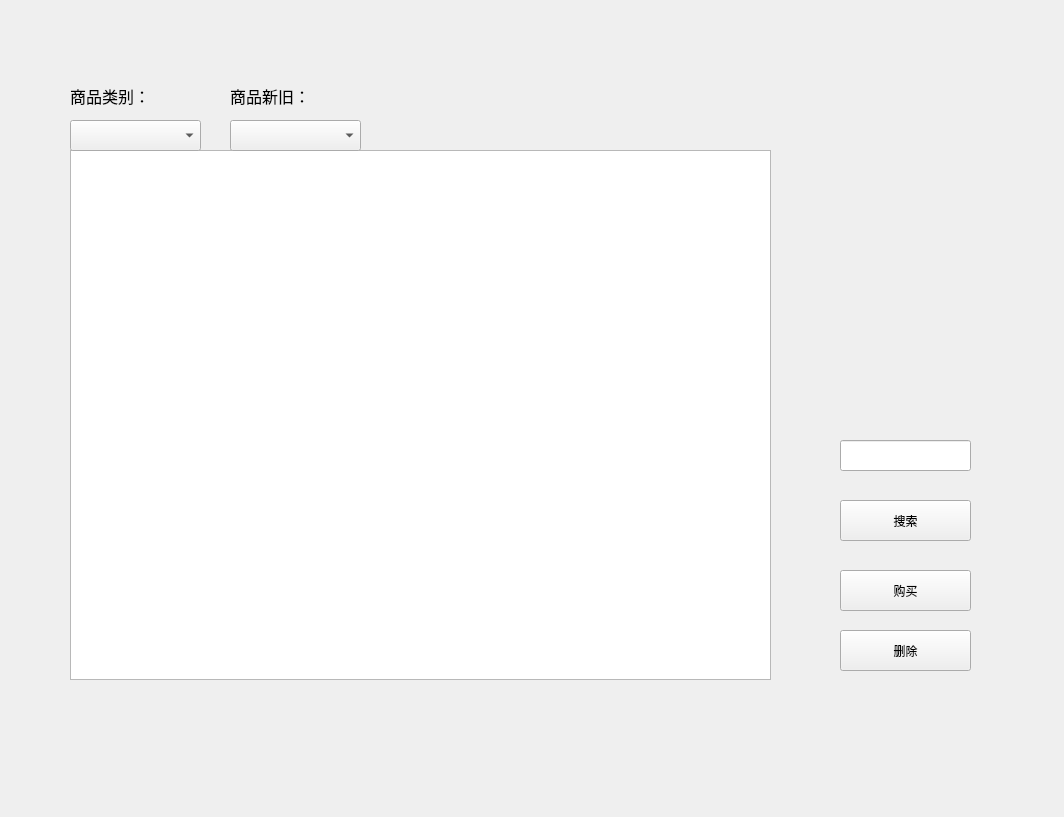
<?xml version="1.0" encoding="UTF-8"?>
<ui version="4.0">
 <class>Tab</class>
 <widget class="QWidget" name="Tab">
  <property name="geometry">
   <rect>
    <x>0</x>
    <y>0</y>
    <width>1064</width>
    <height>817</height>
   </rect>
  </property>
  <property name="windowTitle">
   <string>Tab</string>
  </property>
  <widget class="QPushButton" name="Btn_search">
   <property name="geometry">
    <rect>
     <x>840</x>
     <y>500</y>
     <width>131</width>
     <height>41</height>
    </rect>
   </property>
   <property name="styleSheet">
    <string notr="true">font: 75 14pt &quot;Microsoft YaHei UI&quot;;</string>
   </property>
   <property name="text">
    <string>搜索</string>
   </property>
  </widget>
  <widget class="QLabel" name="label">
   <property name="geometry">
    <rect>
     <x>70</x>
     <y>80</y>
     <width>111</width>
     <height>31</height>
    </rect>
   </property>
   <property name="font">
    <font>
     <family>Adobe Arabic</family>
     <pointsize>12</pointsize>
    </font>
   </property>
   <property name="text">
    <string>商品类别：</string>
   </property>
  </widget>
  <widget class="QTableView" name="tableView">
   <property name="geometry">
    <rect>
     <x>70</x>
     <y>150</y>
     <width>701</width>
     <height>530</height>
    </rect>
   </property>
  </widget>
  <widget class="QLineEdit" name="searhEdit">
   <property name="geometry">
    <rect>
     <x>840</x>
     <y>440</y>
     <width>131</width>
     <height>31</height>
    </rect>
   </property>
  </widget>
  <widget class="QPushButton" name="deleteButton">
   <property name="geometry">
    <rect>
     <x>840</x>
     <y>630</y>
     <width>131</width>
     <height>41</height>
    </rect>
   </property>
   <property name="styleSheet">
    <string notr="true">
font: 14pt &quot;Microsoft YaHei UI&quot;;</string>
   </property>
   <property name="text">
    <string>删除</string>
   </property>
  </widget>
  <widget class="QPushButton" name="Btn_buy">
   <property name="geometry">
    <rect>
     <x>840</x>
     <y>570</y>
     <width>131</width>
     <height>41</height>
    </rect>
   </property>
   <property name="styleSheet">
    <string notr="true">font: 75 14pt &quot;Microsoft YaHei UI&quot;;</string>
   </property>
   <property name="text">
    <string>购买</string>
   </property>
  </widget>
  <widget class="QComboBox" name="CLIDBox">
   <property name="geometry">
    <rect>
     <x>70</x>
     <y>120</y>
     <width>131</width>
     <height>31</height>
    </rect>
   </property>
   <property name="font">
    <font>
     <family>Adobe Arabic</family>
     <pointsize>10</pointsize>
    </font>
   </property>
  </widget>
  <widget class="QLabel" name="label_2">
   <property name="geometry">
    <rect>
     <x>230</x>
     <y>80</y>
     <width>111</width>
     <height>31</height>
    </rect>
   </property>
   <property name="font">
    <font>
     <family>Adobe Arabic</family>
     <pointsize>12</pointsize>
    </font>
   </property>
   <property name="text">
    <string>商品新旧：</string>
   </property>
  </widget>
  <widget class="QComboBox" name="CIDBox">
   <property name="geometry">
    <rect>
     <x>230</x>
     <y>120</y>
     <width>131</width>
     <height>31</height>
    </rect>
   </property>
   <property name="font">
    <font>
     <family>Adobe Arabic</family>
     <pointsize>10</pointsize>
    </font>
   </property>
  </widget>
 </widget>
 <layoutdefault spacing="6" margin="11"/>
 <resources/>
 <connections/>
</ui>
